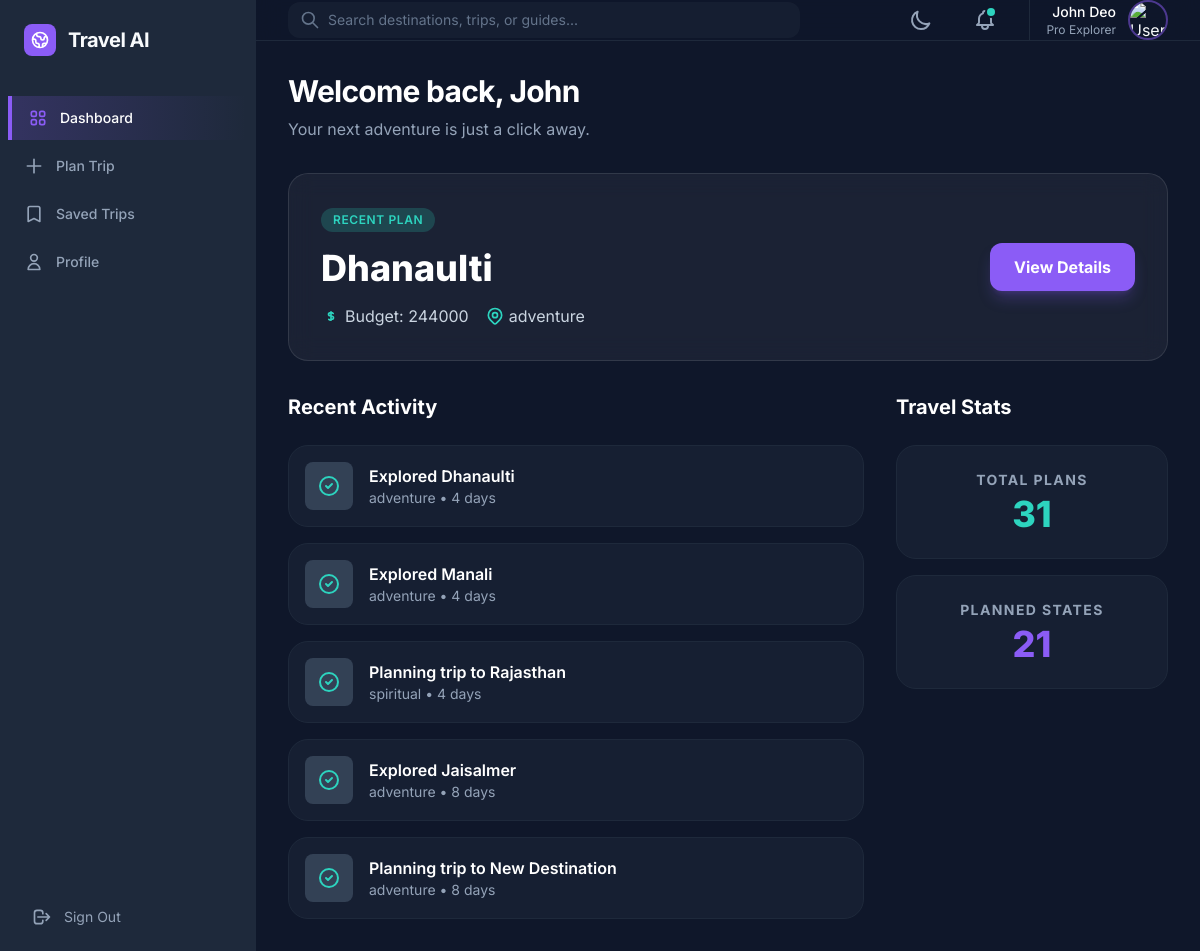
The page /dashboard (signed in) on the database its author committed.
### models.py (models this page shows)
class User(db.Model, UserMixin):
    id = db.Column(db.Integer, primary_key=True)
    full_name = db.Column(db.String(100), nullable=False)
    email = db.Column(db.String(120), unique=True, nullable=False)
    password = db.Column(db.String(200), nullable=False)
    trips = db.relationship('Trip', backref='user', lazy=True)

class Trip(db.Model):
    id = db.Column(db.Integer, primary_key=True)
    user_id = db.Column(db.Integer, db.ForeignKey('user.id'), nullable=False)
    budget = db.Column(db.Integer, nullable=False)
    travelers = db.Column(db.Integer, nullable=False)
    age_group = db.Column(db.String(50), nullable=False)
    travel_type = db.Column(db.String(50), nullable=False)
    duration = db.Column(db.Integer, nullable=False)
    selected_state = db.Column(db.String(100))
    selected_place = db.Column(db.String(100))
    itinerary = db.Column(db.Text)
    created_at = db.Column(db.DateTime, default=db.func.current_timestamp())

### app.py (the view)
@app.route('/dashboard')
@login_required
def dashboard():
    trips = Trip.query.filter_by(user_id=current_user.id).order_by(Trip.id.desc()).all()
    total_trips = len(trips)
    planned_trips = len([t for t in trips if not t.selected_place])
    completed_trips = total_trips - planned_trips # Simplified logic
    return render_template('dashboard.html',
                           user=current_user,
                           trips=trips,
                           stats={
                               'total': total_trips,
                               'planned': planned_trips,
                               'completed': completed_trips
                           })

### app.py (called while the page is built)
@login_manager.user_loader
def load_user(user_id):
    return User.query.get(int(user_id))

@app.before_request
def create_tables():
    if not os.path.exists('instance/database.db'):
        db.create_all()

### templates/dashboard.html (shortened to what this page needs)
<!DOCTYPE html>
<html class="dark" lang="en"><head>
<script src="https://cdn.tailwindcss.com?plugins=forms,container-queries"></script>
</head>
<body class="font-sans antialiased overflow-hidden">
<div class="flex h-screen overflow-hidden">
<aside class="w-64 bg-sidebar-blue flex-shrink-0 flex flex-col border-r border-slate-800" data-purpose="sidebar-navigation">
<div class="p-6 flex items-center gap-3">
<div class="w-8 h-8 bg-brand-purple rounded-lg flex items-center justify-center">
</div>
<span class="text-xl font-bold tracking-tight">Travel AI</span>
</div>
<nav class="flex-1 mt-4 px-2 space-y-1">
<a class="active-nav-gradient flex items-center px-4 py-3 text-sm font-medium text-white transition-colors" href="#">
          Dashboard
        </a>
<a class="flex items-center px-4 py-3 text-sm font-medium text-slate-400 hover:text-white hover:bg-slate-800 rounded-lg transition-all" href="{{ url_for('plan') }}">
<svg class="w-5 h-5 mr-3" fill="none" stroke="currentColor" viewbox="0 0 24 24"><path d="M12 4v16m8-8H4" stroke-linecap="round" stroke-linejoin="round" stroke-width="2"></path></svg>
          Plan Trip
        </a>
<a class="flex items-center px-4 py-3 text-sm font-medium text-slate-400 hover:text-white hover:bg-slate-800 rounded-lg transition-all" href="#">
<svg class="w-5 h-5 mr-3" fill="none" stroke="currentColor" viewbox="0 0 24 24"><path d="M5 5a2 2 0 012-2h10a2 2 0 012 2v16l-7-3.5L5 21V5z" stroke-linecap="round" stroke-linejoin="round" stroke-width="2"></path></svg>
          Saved Trips
        </a>
<a class="flex items-center px-4 py-3 text-sm font-medium text-slate-400 hover:text-white hover:bg-slate-800 rounded-lg transition-all" href="#">
<svg class="w-5 h-5 mr-3" fill="none" stroke="currentColor" viewbox="0 0 24 24"><path d="M16 7a4 4 0 11-8 0 4 4 0 018 0zM12 14a7 7 0 00-7 7h14a7 7 0 00-7-7z" stroke-linecap="round" stroke-linejoin="round" stroke-width="2"></path></svg>
          Profile
        </a>
</nav>
<div class="p-4 border-t border-slate-800">
<a href="{{ url_for('logout') }}" class="flex items-center w-full px-4 py-2 text-sm text-slate-400 hover:text-white">
<svg class="w-5 h-5 mr-3" fill="none" stroke="currentColor" viewbox="0 0 24 24"><path d="M17 16l4-4m0 0l-4-4m4 4H7m6 4v1a3 3 0 01-3 3H6a3 3 0 01-3-3V7a3 3 0 013-3h4a3 3 0 013 3v1" stroke-linecap="round" stroke-linejoin="round" stroke-width="2"></path></svg>
          Sign Out
        </a>
</div>
</aside>
<main class="flex-1 flex flex-col overflow-y-auto bg-deep-blue">
<header class="h-16 flex items-center justify-between px-8 bg-deep-blue/50 sticky top-0 backdrop-blur-md z-10 border-b border-slate-800" data-purpose="top-navigation">
<div class="flex-1 max-w-lg">
<div class="relative">
<span class="absolute inset-y-0 left-0 pl-3 flex items-center pointer-events-none">
<svg class="h-5 w-5 text-slate-500" fill="none" stroke="currentColor" viewbox="0 0 24 24"><path d="M21 21l-6-6m2-5a7 7 0 11-14 0 7 7 0 0114 0z" stroke-linecap="round" stroke-linejoin="round" stroke-width="2"></path></svg>
</span>
<input class="block w-full pl-10 pr-3 py-2 border-none rounded-xl bg-slate-800/50 text-slate-300 placeholder-slate-500 focus:ring-2 focus:ring-accent-teal focus:bg-slate-800 sm:text-sm" placeholder="Search destinations, trips, or guides..." type="text"/>
</div>
</div>
<div class="flex items-center gap-6 ml-4">
<button class="p-2 text-slate-400 hover:text-accent-teal transition-colors" data-purpose="theme-toggle">
<svg class="w-6 h-6" fill="none" stroke="currentColor" viewbox="0 0 24 24"><path d="M20.354 15.354A9 9 0 018.646 3.646 9.003 9.003 0 0012 21a9.003 9.003 0 008.354-5.646z" stroke-linecap="round" stroke-linejoin="round" stroke-width="2"></path></svg>
</button>
<button class="p-2 text-slate-400 hover:text-accent-teal transition-colors relative">
<span class="absolute top-2 right-2.5 block h-2 w-2 rounded-full bg-accent-teal ring-2 ring-deep-blue"></span>
</button>
<div class="flex items-center gap-3 pl-4 border-l border-slate-800">
<div class="text-right hidden sm:block">
<p class="text-sm font-medium text-white">{{ user.full_name }}</p>
<p class="text-xs text-slate-400">Pro Explorer</p>
</div>
<img alt="User Profile" class="w-10 h-10 rounded-full border-2 border-brand-purple/50 object-cover" src="https://lh3.googleusercontent.com/aida-public/AB6AXuDpy5HJ7cQmbU9YGQNbzEjuS3vLN-z2OlUZ6IULVyXXESZCjWpQj2Q3KG8p2Rc-k_vJbaCVHQ8_bXUbgjY20yPmWeUr1RdsMhuRYIktGiG8awNPaxzzaAtNntXi8xhfiYODCRnomJPZ6NAq5qsyqGwBUOmKKE7ynJYYsEJ0sZQi9Ukz-1cu7yJRzMKdtTnM0jJj4QJXoOh2rrkia5lVjWqaVjbf6yeHHKCizl_aCLzsp7O1d7izl-NIx9hL3G2JTCr3pfsk7kV1cZ78"/>
</div>
</div>
</header>
<section class="p-8 space-y-8" data-purpose="main-content">
<header class="space-y-2">
<h1 class="text-3xl font-bold tracking-tight text-white">Welcome back, {{ user.full_name.split(' ')[0] }}</h1>
<p class="text-slate-400">Your next adventure is just a click away.</p>
</header>
<div class="glass-card rounded-xl-custom p-8 relative overflow-hidden group" data-purpose="featured-summary-card">
  {% if trips %}
  {% set latest_trip = trips[0] %}
  <div class="relative z-10 flex flex-col md:flex-row md:items-center justify-between gap-6">
    <div class="space-y-4">
      <div class="inline-flex items-center px-3 py-1 rounded-full bg-accent-teal/20 text-accent-teal text-xs font-semibold uppercase tracking-wider">
        {% if latest_trip.selected_place %}Recent Plan{% else %}Current Planning{% endif %}
      </div>
      <h2 class="text-4xl font-extrabold text-white">
        {% if latest_trip.selected_place %}{{ latest_trip.selected_place }}{% else %}{{ latest_trip.selected_state or 'New Trip' }}{% endif %}
      </h2>
      <div class="flex items-center gap-4 text-slate-300">
        <span class="flex items-center gap-1">
          <svg class="w-5 h-5 text-accent-teal" fill="none" stroke="currentColor" viewbox="0 0 24 24"><path d="M12 8c-1.657 0-3 .895-3 2s1.343 2 3 2 3 .895 3 2-1.343 2-3 2m0-8c1.11 0 2.08.407 2.67 1M12 17V7m0 10c-1.11 0-2.08-.407-2.67-1" stroke-linecap="round" stroke-linejoin="round" stroke-width="2"></path></svg>
          Budget: {{ latest_trip.budget }}
        </span>
        <span class="flex items-center gap-1">
          {{ latest_trip.travel_type }}
        </span>
      </div>
    </div>
    <div class="flex gap-4">
      {% if latest_trip.selected_place %}
      <a href="{{ url_for('place_details_view', place_name=latest_trip.selected_place) }}" class="px-6 py-3 bg-brand-purple hover:bg-brand-purple/90 text-white font-bold rounded-xl shadow-lg shadow-brand-purple/25 transition-all transform hover:-translate-y-1">
        View Details
      </a>
      {% else %}
      <a href="{{ url_for('recommend') }}" class="px-6 py-3 bg-brand-purple hover:bg-brand-purple/90 text-white font-bold rounded-xl shadow-lg shadow-brand-purple/25 transition-all transform hover:-translate-y-1">
        Continue Planning
      </a>
      {% endif %}
    </div>
  </div>
  {% endif %}
</div>
<div class="grid grid-cols-1 lg:grid-cols-3 gap-8">
<div class="lg:col-span-2 space-y-6">
<h3 class="text-xl font-bold text-white">Recent Activity</h3>
<div class="space-y-4">
  {% for trip in trips[:5] %}
  <div class="flex items-center p-4 bg-sidebar-blue/50 rounded-xl-custom border border-slate-800">
    <div class="w-12 h-12 bg-slate-700 rounded-lg flex items-center justify-center mr-4">
      <svg class="w-6 h-6 text-accent-teal" fill="none" stroke="currentColor" viewbox="0 0 24 24"><path d="M9 12l2 2 4-4m6 2a9 9 0 11-18 0 9 9 0 0118 0z" stroke-linecap="round" stroke-linejoin="round" stroke-width="2"></path></svg>
    </div>
    <div class="flex-1">
      <p class="font-semibold text-white">
        {% if trip.selected_place %}Explored {{ trip.selected_place }}{% else %}Planning trip to {{ trip.selected_state or 'New Destination' }}{% endif %}
      </p>
      <p class="text-sm text-slate-400">{{ trip.travel_type }} • {{ trip.duration }} days</p>
    </div>
  </div>
  {% endfor %}
</div>
</div>
<div class="space-y-6">
<h3 class="text-xl font-bold text-white">Travel Stats</h3>
<div class="grid grid-cols-1 gap-4">
<div class="p-6 bg-sidebar-blue/50 rounded-xl-custom border border-slate-800 text-center">
<p class="text-slate-400 text-sm mb-1 uppercase tracking-widest font-bold">Total Plans</p>
<p class="text-4xl font-extrabold text-accent-teal">{{ stats.total }}</p>
</div>
<div class="p-6 bg-sidebar-blue/50 rounded-xl-custom border border-slate-800 text-center">
<p class="text-slate-400 text-sm mb-1 uppercase tracking-widest font-bold">Planned States</p>
<p class="text-4xl font-extrabold text-brand-purple">{{ stats.completed }}</p>
</div>
</div>
</div>
</div>
</section>
</main>
</div>
</body></html>

### templates/dashboard.html (style rules this page uses)
.glass-card { background: rgba(255, 255, 255, 0.05); backdrop-filter: blur(12px); -webkit-backdrop-filter: blur(12px); border: 1px solid rgba(255, 255, 255, 0.1); }
.active-nav-gradient { background: linear-gradient(90deg, rgba(139, 92, 246, 0.2) 0%, rgba(139, 92, 246, 0) 100%); border-left: 4px solid #8B5CF6; }
body { background-color: #0F172A; color: #F8FAFC; }

### rows shown on the page
User: full_name "John Deo", full_name "John"
Trip: selected_place "Dhanaulti", budget "244000", travel_type "adventure", duration "4"
Trip: selected_place "Manali", travel_type "adventure", duration "4"
Trip: selected_state "Rajasthan", travel_type "spiritual", duration "4"
Trip: selected_place "Jaisalmer", travel_type "adventure", duration "8"
Trip: selected_state "New Destination", travel_type "adventure", duration "8"

### other values the page prints
{{ stats.total }} "31"
{{ stats.completed }} "21"
